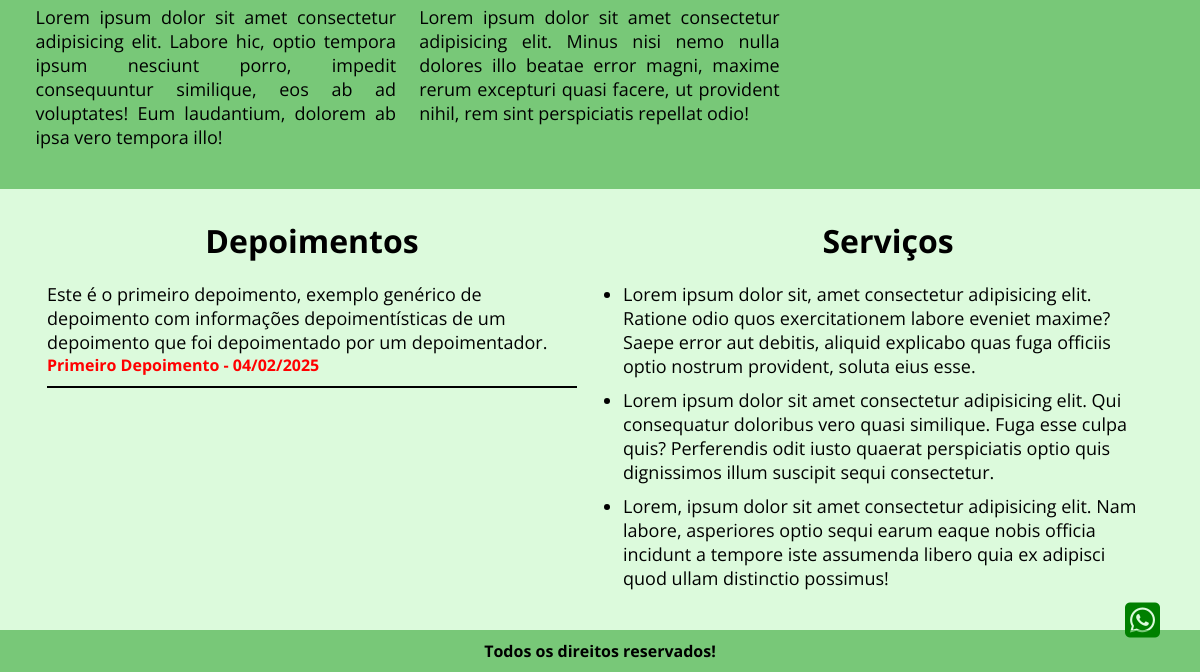
Before: /Projeto01/index.php (lower part) with the older database file.
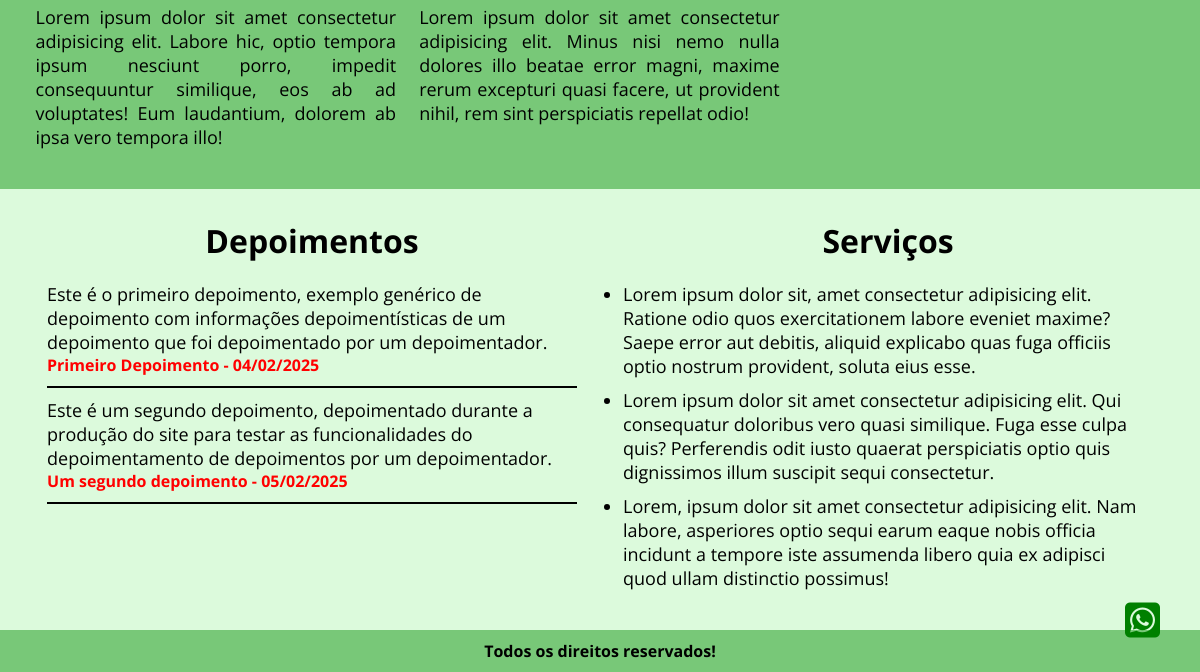
After: the same page with the newer database file.
### Projeto01/assets/classes/MySql.php (called while the page is built)
<?php
    class MySql {
        private static $pdo;
        public static function conectar() {
            if(self::$pdo == null) {
                try {
                    self::$pdo = new PDO('mysql:host='.HOST.';dbname='.DATABASE, USER, PASSWORD, array(PDO::MYSQL_ATTR_INIT_COMMAND => "SET NAMES utf8"));
                    self::$pdo -> setAttribute(PDO::ATTR_ERRMODE, PDO::ERRMODE_EXCEPTION);
                } catch(\Throwable $th) {
                    echo '<h4>Não foi possível realizar a conexão com o banco de dados</h4>';
                }
            }
            return self::$pdo;
        }
    }
?>

### Projeto01/assets/classes/Util.php (called while the page is built)
<?php
    class Util {
        public static function dateFormat($date) {
            $data = explode('-', $date);
			$data = $data[2].'/'.$data[1].'/'.$data[0];
			return $data;
        }
    }
?>

### Projeto01/pages/home.php (the view, shortened to what this page needs)
<section class="especialidades">
    <div class="center">
        <div class="w33 left box-especialidades">
            <p>Lorem ipsum dolor sit amet consectetur adipisicing elit. Labore hic, optio tempora ipsum nesciunt
                porro, impedit consequuntur similique, eos ab ad voluptates! Eum laudantium, dolorem ab ipsa vero
                tempora illo!</p>
        </div>
        <div class="w33 left box-especialidades">
            <p>Lorem ipsum dolor sit amet consectetur adipisicing elit. Minus nisi nemo nulla dolores illo beatae
                error magni, maxime rerum excepturi quasi facere, ut provident nihil, rem sint perspiciatis repellat
                odio!</p>
        </div>
    </div>
</section>
<section class="extras">
    <div class="center">
        <div id="depoimentos" class="w50 left depoimentos-container">
            <h2 class="title">Depoimentos</h2>
            <?php
            $tabela = TABELA_DEPOIMENTOS;
            $sql = MySql::conectar()->prepare("SELECT * FROM `$tabela` ORDER BY order_id DESC LIMIT 3");
            $sql->execute();
            $depoimentos = $sql->fetchAll();
            foreach($depoimentos as $key => $value) { ?>
                <div class="depoimento-single">
                    <p class="depoimento-descricao">
                        <?php echo $value['depoimento']; ?>
                    </p>
                    <p class="nome-autor"><?php echo $value['nome']?> - <?php echo Util::dateFormat($value['data'])?></p>
                </div>
            <?php } ?>
        </div>
        <div id="servicos" class="w50 left serviços-container">
            <h2 class="title">Serviços</h2>
            <div class="servicos">
                <ul>
                    <li>Lorem ipsum dolor sit, amet consectetur adipisicing elit. Ratione odio quos exercitationem
                        labore eveniet maxime? Saepe error aut debitis, aliquid explicabo quas fuga officiis optio
                        nostrum provident, soluta eius esse.</li>
                    <li>Lorem ipsum dolor sit amet consectetur adipisicing elit. Qui consequatur doloribus vero
                        quasi similique. Fuga esse culpa quis? Perferendis odit iusto quaerat perspiciatis optio
                        quis dignissimos illum suscipit sequi consectetur.</li>
                    <li>Lorem, ipsum dolor sit amet consectetur adipisicing elit. Nam labore, asperiores optio sequi
                        earum eaque nobis officia incidunt a tempore iste assumenda libero quia ex adipisci quod
                        ullam distinctio possimus!</li>
                </ul>
            </div>
        </div>
    </div>
</section>

Changed rows visible on the page:
added tb_admin.depoimentos: depoimento "Este é um segundo depoimento, depoimentado durante a produção do site para testar as funcionalidades do depoimentamento de depoimentos por um depoimentador.", nome "Um segundo depoimento", data "05/02/2025"
